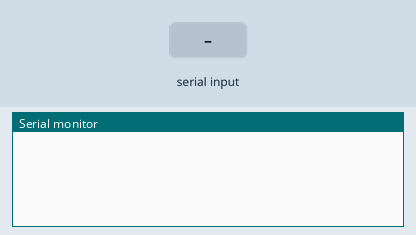
This sketch was run on a simulated Arduino Uno, built with avr-gcc and run on an emulated ATmega328P. On the bench: the last lines printed to the serial monitor. Inputs (shaded band) come from the test bench.

Above: at 1.2 s.
1.3 s: "1" received over the second serial link
At 2.5 s:
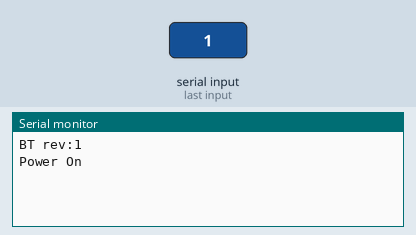
2.8 s: "2" received over the second serial link
At 3.9 s:
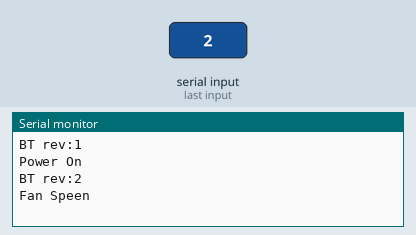
4.3 s: "3" received over the second serial link
At 5.1 s:
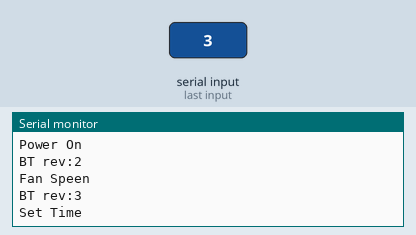
5.8 s: "4" received over the second serial link
At 6.2 s:
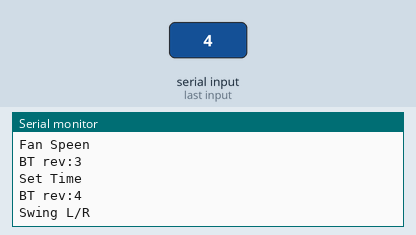
7.3 s: "5" received over the second serial link
At 8.5 s:
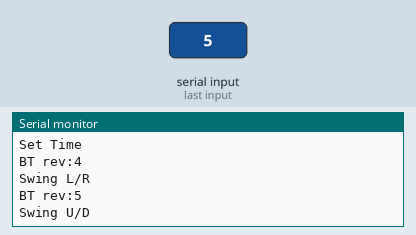
Timing chart, 0 to 9.8 s (numbered marks = the images above; inputs shaded):
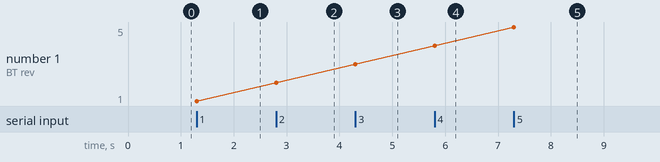

Measured:
- after the input at 1.3 s, the serial monitor: prints a new line at once (image 1)
- after the input at 2.8 s, the serial monitor: prints a new line at once (image 2)
- after the input at 4.3 s, the serial monitor: prints a new line at once (image 3)
- after the input at 5.8 s, the serial monitor: prints a new line at once (image 4)
- after the input at 7.3 s, the serial monitor: prints a new line at once (image 5)
- plotted number 1: 1 → 2 after the input at 2.8 s, 2 → 3 after the input at 4.3 s, 3 → 4 after the input at 5.8 s, 4 → 5 after the input at 7.3 s

The sketch:

fans1.ino
```cpp
/*
 * IRRemote 紅外線遙控教學
 *   範例 2.1v2: 發射紅外線訊號
 *     注意! 紅外線發射器(IR LED)必須接到 pin 3, 不能接其它腳位
 */
#include <IRremote.h>                    // 引用 IRRemote 函式庫
#include <SoftwareSerial.h>
IRsend irsend;                           // 定義 IRsend 物件來發射紅外線訊號
SoftwareSerial BT(8, 7);//藍牙腳位
char v;
void setup()
{

  BT.begin(9600);
  Serial.begin(9600);                     // 開啟 Serial port, 通訊速率為 9600 bps
}

void loop()
{
  if (BT.available()) {

    v = BT.read();
    Serial.print("BT rev:");
    Serial.println(v);
    BT.print('X');
    switch (v) {
      case '1':
        irsend.sendNEC(0x17B7F80, 32);
        Serial.println("Power On");
        break;
      case '2':
        irsend.sendNEC(0x17BBF40, 32);
        Serial.println("Fan Speen");
        break;
      case '3':
        irsend.sendNEC(0x17BF708, 32);
        Serial.println("Set Time");
        break;
      case '4':
        irsend.sendNEC(0x17BDF20, 32);
        Serial.println("Swing L/R");
        break;
      case '5':
        irsend.sendNEC(0x17BEF10, 32);
        Serial.println("Swing U/D");
        break;
      }
  }

}
```
